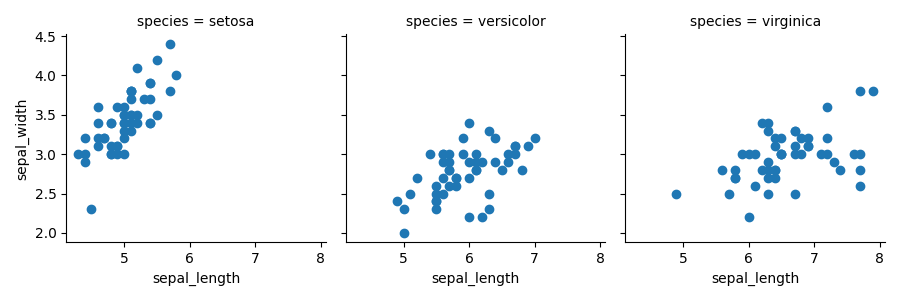

This chart was generated by the following Python code:
import seaborn as sns
import matplotlib.pyplot as plt

# Step 1: Load dataset
# This loads a built-in dataset called "iris"
data = sns.load_dataset("iris")

# Step 2: Create Facet Grid
# 'col="species"' means create separate plots for each category (species)
g = sns.FacetGrid(data, col="species")

# Step 3: Create scatter plot
# This shows relationship between two numerical columns
# X-axis = sepal_length, Y-axis = sepal_width
g.map(plt.scatter, "sepal_length", "sepal_width")

# Step 4: Display the plots
plt.show()
